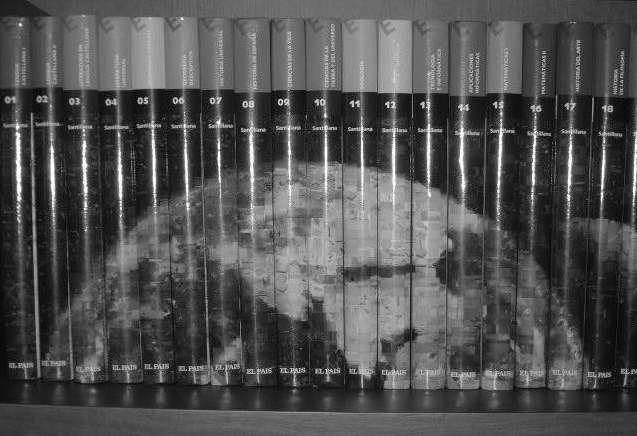
%> input picture 1º Cuatrimestre/[VC] Visión por Computador/Prácticas/Practica4_SimulacionFiltradoRuido/Practica4_SimulacionFiltradoRuido/P4.tif, 637 x 436 px
$ octave Primera_Parte.m   (GNU Octave 9; MATLAB toolbox functions it lacks are replaced by stand-ins)
%> lines starting %> are read from the running program, lines starting %| are printed output that depends on the picture; in (x1, y1, x2, y2) boxes, pixels count from 0 and x2, y2 are one past the last pixel; in counts of white or black regions, pixels touching at a corner belong together; the program's own positions count from 1
### 1º Cuatrimestre/[VC] Visión por Computador/Prácticas/Practica4_SimulacionFiltradoRuido/Practica4_SimulacionFiltradoRuido/Funciones_Necesarias/funcion_genera_ruido_salpimienta.m
function [A] = funcion_genera_ruido_salpimienta(I,p,q)
%-------------------------------------------------------------------------%
% El ruido tipo "sal y pimienta" se caracteriza porque el píxel toma un
% valor máximo o mínimo. En imágenes de 256 niveles de gris el máximo suele
% ser 255 y el mínimo 0.
% Se utilizan dos parámetros (p y q) para modificar la imagen siendo:
%
% q-p  :  porcentaje de píxeles con ruido tipo pimienta.
% 1-q  :  porcentaje de píxeles con ruido tipo sal.
%
%-------------------------------------------------------------------------%

A = (rand(size(I)));

A(A<p) = I(A<p);
A(A<q & A>=p) = 0;
A(A>=q & A<1) = 255;

A = uint8(A);
end

### 1º Cuatrimestre/[VC] Visión por Computador/Prácticas/Practica4_SimulacionFiltradoRuido/Practica4_SimulacionFiltradoRuido/Funciones_Necesarias/funcion_genera_ruido_gaussiano.m
function [G] = funcion_genera_ruido_gaussiano(I,media,desv)
%-------------------------------------------------------------------------%
% El ruido gaussiano produce pequeñas variaciones en los niveles de gris
% originales de una imagen.
% El valor final del píxel será el valor original más una cantidad
% correspondiente al error que puede describirse con una variable
% gaussiana.
%
%   G(x,y) = I(x,y) + error
%
% La distribución del ruido (error) viene dada por una gaussiana de media
% y varianza desv^2.
%-------------------------------------------------------------------------%

[N,M] = size(I);
G = double(I) + double(media+desv*randn(N,M)); % G = I + error
G = uint8(G);

end

### 1º Cuatrimestre/[VC] Visión por Computador/Prácticas/Practica4_SimulacionFiltradoRuido/Practica4_SimulacionFiltradoRuido/Primera_Parte.m
%-------------------------------------------------------------------------%
%=========================================================================%
%                       PRIMERA PARTE: SIMULACIÓN DE RUIDOS               %
%=========================================================================%

% Añadimos el directorio de las funciones que vamos a utilizar al path.
addpath('./Funciones_Necesarias\')

% Leemos la imagen del directorio de trabajo.
I = imread('./P4.tif');
%> I is the input picture: size 436x637 uint8; min 0, max 255, mean 80.9

% Sacamos el tamaño de la imagen leída.
[N,M] = size(I);
%> N = 436; M = 637

%-------------------------------------------------------------------------%
%       1. Corrompe la imagen anterior con ruido de tipo sal y pimienta   %
%-------------------------------------------------------------------------%

%-------------------------------------------------------------------------%
% El ruido sal y pimienta se caracteriza por tener píxeles de nivel alto y%
% píxeles de nivel bajo repartidos por toda la imagen de manera aleatoria.%
% Para generarlos necesitamos dos umbrales para decidir a partir de       %
% qué valor generamos los puntos de nivel alto (sal) y a partir de cuál   %
% generamos los de nivel bajo (pimienta).                                 %
%-------------------------------------------------------------------------%

p = 0.9;
q = 0.95;
A = funcion_genera_ruido_salpimienta(I,p,q);
%> in funcion_genera_ruido_salpimienta, `A(A<p) = I(A<p);`:
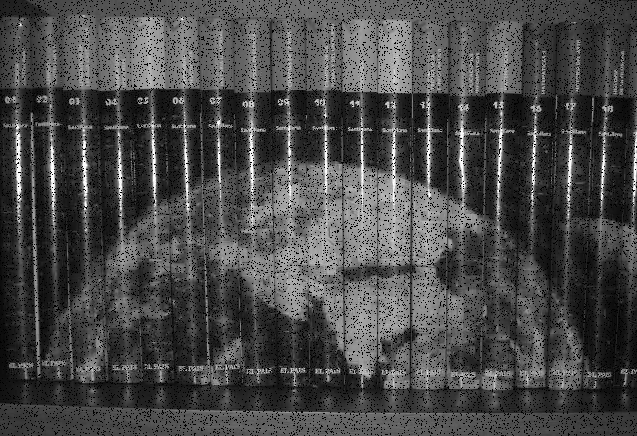
%> A: size 436x637 double; min 0, max 255, mean 72.9
%> in funcion_genera_ruido_salpimienta, `A(A<q & A>=p) = 0;`: A: size 436x637 double; 5.09% of pixels changed, all inside (x1, y1, x2, y2) = (0, 0, 637, 436)
%> in funcion_genera_ruido_salpimienta, `A(A>=q & A<1) = 255;`:
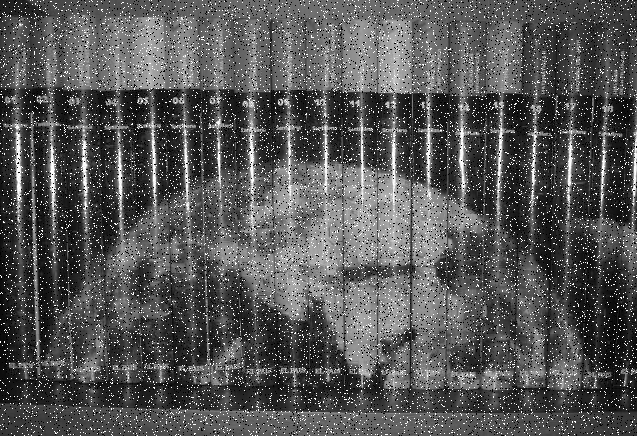
%> A: size 436x637 double; min 0, max 255, mean 85.5

%-------------------------------------------------------------------------%
%       2. Corrompe la imagen anterior con ruido gaussiano                %
%-------------------------------------------------------------------------%

%-------------------------------------------------------------------------%
% El ruido gaussiano se caracteriza por una media y una desviación típica.%
% Por eso la función que genera el ruido gaussiano tendrá estos dos       %
% parámetros como entrada.                                                %
%-------------------------------------------------------------------------%

media = 0;
desv = 10;
G = funcion_genera_ruido_gaussiano(I,media,desv);

%-------------------------------------------------------------------------%
%                   3. Visualiza las imágenes ruidosas                    %
%-------------------------------------------------------------------------%

subplot(2,1,1), imshow(A), title('Imagen con ruido sal y pimienta')
subplot(2,1,2), imshow(G), title('Imagen con ruido gaussiano')

%-------------------------------------------------------------------------%
% Representa en un mismo gráfico la variación de los niveles de gris a los
% largo de la línea horizontal central de la imagen original, de la imagen
% con ruido "sal y pimienta" y de la imagen con ruido gaussiano.
%-------------------------------------------------------------------------%

% Obtenemos la línea horizontal central de cada una de las imágenes.
original = I(round(N/2),:);     % Imagen original.
%> original = 637 values, max 239 at index 253, min 13 at index 39, mean 88.78
salpimienta = A(round(N/2),:);  % Imagen con ruido "sal y pimienta".
%> salpimienta = 637 values, max 255 at index 19, min 0 at index 7, mean 90.52
gaussiana = G(round(N/2),:);    % Imagen con ruido gaussiano.
%> gaussiana = 637 values, max 220 at index 253, min 0 at index 595, mean 88.97


% Representamos los niveles de gris de cada uno de los píxeles de la línea
% horizontal:
figure,
plot(original,'-r'), hold on
plot(salpimienta,'.k'), hold on
plot(gaussiana,'-b')
legend('Original','Ruido Sal y Pimienta', 'Ruido Gaussiano')
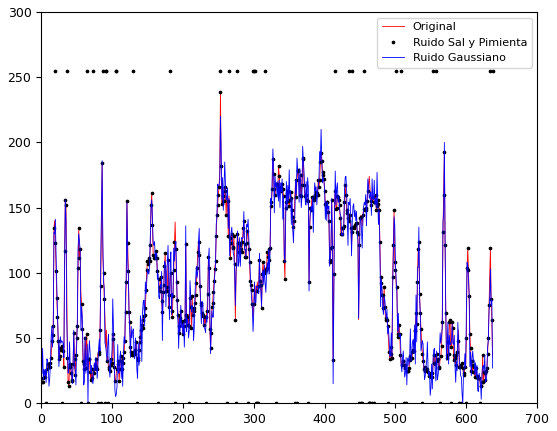
%> figure redrawn from the program's plot data; curve peaks at x = 253, y = 239; highest point at x = 19, y = 255; curve peaks at x = 253, y = 220

%-------------------------------------------------------------------------%

rmpath("./Funciones_Necesarias\")
clear all
clc
